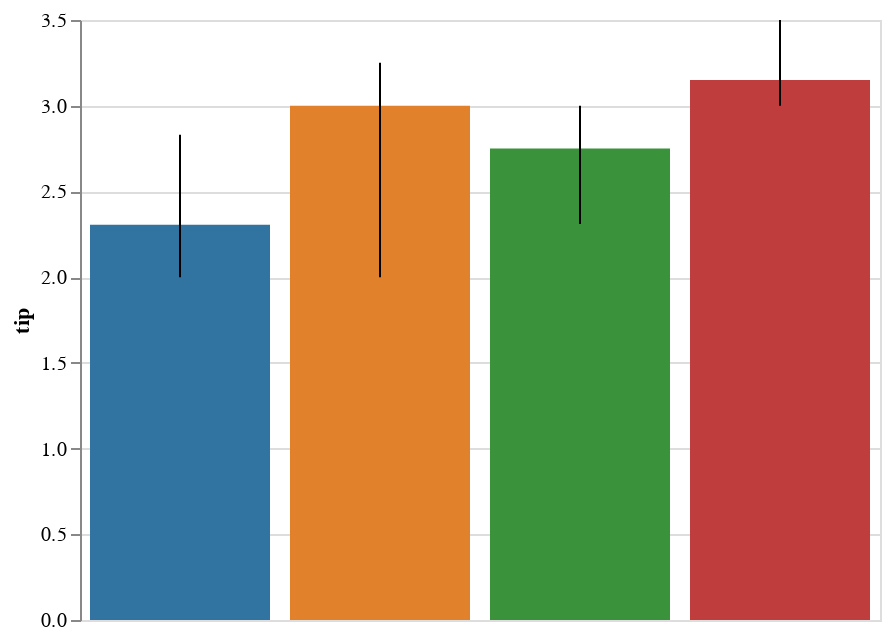

Here is the notebook cell this chart was saved with:
### Code cell
from numpy import median
display(salt.barplot(x="day", y="tip", data=tips, estimator=median))
ax = sns.barplot(x="day", y="tip", data=tips, estimator=median)

### Figure 1 — Vega-Lite specification as saved in the notebook (floating-point values rounded to 4 significant figures)
{"$schema": "https://vega.github.io/schema/vega-lite/v2.4.1.json", "config": {"view": {"height": 300, "width": 400}}, "data": {"values": [{"c": "rgb(49.62499999999999, 115.62499999999996, 161.37500000000003)", "ci0": 2, "ci1": 2.83, "day": "Thur", "tip": 2.305}, {"c": "rgb(224.87499999999997, 128.875, 44.12500000000004)", "ci0": 2, "ci1": 3.25, "day": "Fri", "tip": 3}, {"c": "rgb(58.49999999999999, 145.50000000000003, 58.49999999999999)", "ci0": 2.31, "ci1": 3, "day": "Sat", "tip": 2.75}, {"c": "rgb(192.125, 60.87500000000001, 61.62499999999999)", "ci0": 3, "ci1": 3.5, "day": "Sun", "tip": 3.15}]}, "layer": [{"encoding": {"color": {"field": "c", "scale": null, "type": "nominal"}, "x": {"axis": {"title": "day"}, "field": "day", "sort": null, "type": "nominal"}, "y": {"axis": {"title": "tip"}, "field": "tip", "type": "quantitative"}}, "mark": "bar", "selection": {"selector005": {"bind": "scales", "encodings": ["x", "y"], "mark": {"fill": "#333", "fillOpacity": 0.125, "stroke": "white"}, "on": "[mousedown, window:mouseup] > window:mousemove!", "resolve": "global", "translate": "[mousedown, window:mouseup] > window:mousemove!", "type": "interval", "zoom": "wheel!"}}}, {"encoding": {"x": {"axis": null, "field": "day", "sort": null, "type": "nominal"}, "y": {"field": "ci0", "type": "quantitative"}, "y2": {"field": "ci1", "type": "quantitative"}}, "mark": "rule"}]}
